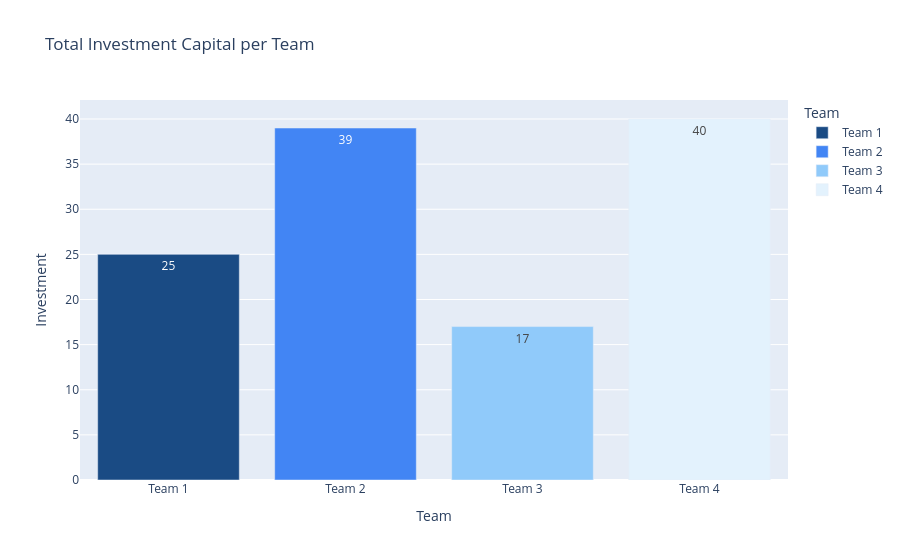

The code cell stored with this chart in its notebook:
### Code cell
fig2 = px.bar(df_scores, x="Team", y="Investment", 
             title="Total Investment Capital per Team", color="Team", text_auto=True, color_discrete_sequence=["#1A4B84", "#4285F4", "#90CAFA", "#E3F2FD"])
fig2.show()

### Figure 1 — Plotly figure (JSON) as saved in the notebook; plotly's stock layout.template omitted (floating-point values rounded to 4 significant figures)
{"data": [{"hovertemplate": "Team=%{x}<br>Investment=%{y}<extra></extra>", "legendgroup": "Team 1", "marker": {"color": "#1A4B84", "pattern": {"shape": ""}}, "name": "Team 1", "orientation": "v", "showlegend": true, "textposition": "auto", "texttemplate": "%{y}", "type": "bar", "x": ["Team 1"], "xaxis": "x", "y": [25.0], "yaxis": "y"}, {"hovertemplate": "Team=%{x}<br>Investment=%{y}<extra></extra>", "legendgroup": "Team 2", "marker": {"color": "#4285F4", "pattern": {"shape": ""}}, "name": "Team 2", "orientation": "v", "showlegend": true, "textposition": "auto", "texttemplate": "%{y}", "type": "bar", "x": ["Team 2"], "xaxis": "x", "y": [39.0], "yaxis": "y"}, {"hovertemplate": "Team=%{x}<br>Investment=%{y}<extra></extra>", "legendgroup": "Team 3", "marker": {"color": "#90CAFA", "pattern": {"shape": ""}}, "name": "Team 3", "orientation": "v", "showlegend": true, "textposition": "auto", "texttemplate": "%{y}", "type": "bar", "x": ["Team 3"], "xaxis": "x", "y": [17.0], "yaxis": "y"}, {"hovertemplate": "Team=%{x}<br>Investment=%{y}<extra></extra>", "legendgroup": "Team 4", "marker": {"color": "#E3F2FD", "pattern": {"shape": ""}}, "name": "Team 4", "orientation": "v", "showlegend": true, "textposition": "auto", "texttemplate": "%{y}", "type": "bar", "x": ["Team 4"], "xaxis": "x", "y": [40.0], "yaxis": "y"}], "layout": {"barmode": "relative", "legend": {"title": {"text": "Team"}, "tracegroupgap": 0}, "title": {"text": "Total Investment Capital per Team"}, "xaxis": {"anchor": "y", "categoryarray": ["Team 1", "Team 2", "Team 3", "Team 4"], "categoryorder": "array", "domain": [0, 1], "title": {"text": "Team"}}, "yaxis": {"anchor": "x", "domain": [0, 1], "title": {"text": "Investment"}}}}
